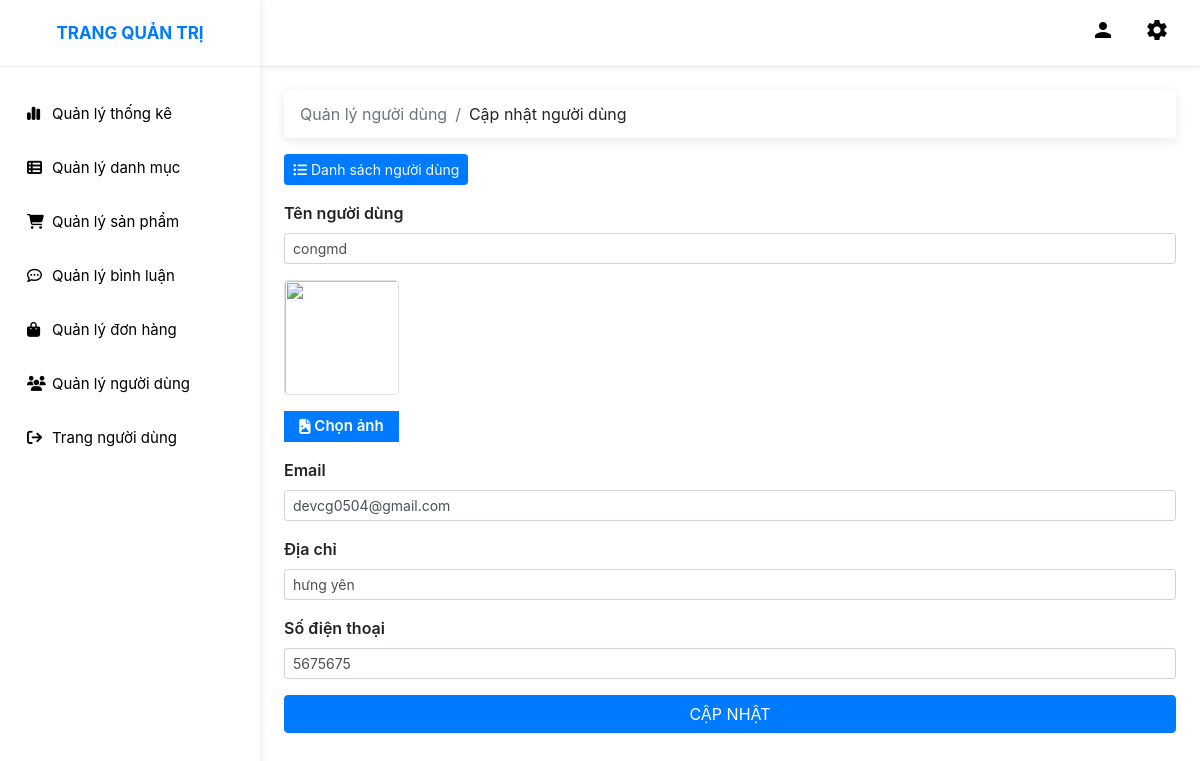
The app's page /admin/index.php?act=account-detail&id=1 with its own data.
### tables this page shows
CREATE TABLE `taikhoan` (
  `id` int(11) NOT NULL,
  `user` varchar(255) NOT NULL,
  `pass` varchar(255) NOT NULL,
  `email` varchar(255) NOT NULL,
  `adress` varchar(255) DEFAULT NULL,
  `tel` varchar(11) DEFAULT NULL,
  `role` tinyint(4) NOT NULL DEFAULT 0,
  `image` varchar(255) NOT NULL,
  `reset_code` varchar(50) NOT NULL
);

### model/pdo.php (called while the page is built, shortened)
<?php
function pdo_get_connection(){
    $dburl = "mysql:host=localhost;dbname=duan1;charset=utf8";
    $username = 'root';
    $password = '';
    $conn = new PDO($dburl, $username, $password);
    $conn->setAttribute(PDO::ATTR_ERRMODE, PDO::ERRMODE_EXCEPTION);
    return $conn;
}
function pdo_query_one($sql){
    $sql_args = array_slice(func_get_args(), 1);
    try{
        $conn = pdo_get_connection();
        $stmt = $conn->prepare($sql);
        $stmt->execute($sql_args);
        $row = $stmt->fetch(PDO::FETCH_ASSOC);
        return $row;
    }
    catch(PDOException $e){
        throw $e;
    }
    finally{
        unset($conn);
    }
}

### model/taikhoan.php (called while the page is built, shortened)
<?php
function taikhoan_select_by_id($id)
{
    $sql = "SELECT * FROM taikhoan WHERE id=" . $id;
    return pdo_query_one($sql);
}
?>

### admin/account/update.php (the view, shortened to what this page needs)
<?php
if (is_array($account)) {
    extract($account);
}
$pathImage = isset($image) ? "../upload/{$image}" : "https://res.cloudinary.com/do9rcgv5s/image/upload/v1695895241/cooky%20market%20-%20PHP/itcq4ouly2zgyzxqwmeh.jpg";
?>
<div class="p-4">
    <nav aria-label="breadcrumb">
        <ol class="breadcrumb">
            <li class="breadcrumb-item active" aria-current="page">Quản lý người dùng</li>
            <li class="breadcrumb-item" aria-current="page">Cập nhật người dùng</li>
        </ol>
    </nav>
    <a class="text-light text-decoration-none btn btn-primary btn-sm mb-3" href="index.php?req=account">
        <i class="fa-solid fa-list-ul"></i> Danh sách người dùng
    </a>
    <form action="index.php?act=account-update" method="POST" enctype="multipart/form-data">
        <div class="form-group">
            <label for="username">Tên người dùng</label>
            <input type="text" name="username" id="username" class="form-control form-control-sm" value="<?= $user ?>">
        </div>
        <div class="form-group">
            <img class='border rounded' id="preview-image" src="<?= $pathImage ?>" alt="" height='115' width='115' style='object-fit: cover'>
            <label for="image" class="form-label label-for-file mt-3">
                <i class="fa-solid fa-file-image"></i>&nbsp;Chọn ảnh
            </label>
        </div>
        <div class="form-group">
            <label for="email">Email</label>
            <input type="email" name="email" id="email" class="form-control form-control-sm" value="<?= $email ?>">
        </div>
        <div class="form-group">
            <label for="address">Địa chỉ</label>
            <input type="text" name="address" id="address" class="form-control form-control-sm" value="<?= $adress ?>">
        </div>
        <div class="form-group">
            <label for="phone">Số điện thoại</label>
            <input type="text" name="phone" id="phone" class="form-control form-control-sm" value="<?= $tel ?>">
        </div>
        <input type="submit" class="btn btn-primary btn-block" name="submit" value="CẬP NHẬT" />
    </form>
</div>

### assets/css/admin.css (style rules this page uses)
body, html { line-height: 1.8; font-family: "Roboto", sans-serif; color: #ffffff; text-rendering: optimizeLegibility !important; -webkit-font-smoothing: antialiased !important; font-weight: 400; margin: 0px; padding: 0px; }
a { color: #333; font-weight: 400; }
ul, ol { padding: 0; margin: 0px; list-style: none; }
a, a:hover, a:focus { color: #333; text-decoration: none; transition: all 0.3s; }
.breadcrumb { box-shadow: rgba(0, 0, 0, 0.09) 0px 3px 12px; margin-bottom: 30px; background-color: #ffffff !important; }
label { font-weight: 600; }
.label-for-file { color: #fff; height: 31px; width: 115px; background-color: #007bff; margin: 0; font-size: 15px; display: flex; justify-content: center; align-items: center; }

### records on screen
taikhoan: username "congmd", email "devcg0504@gmail.com", address "hưng yên", phone "5675675"
